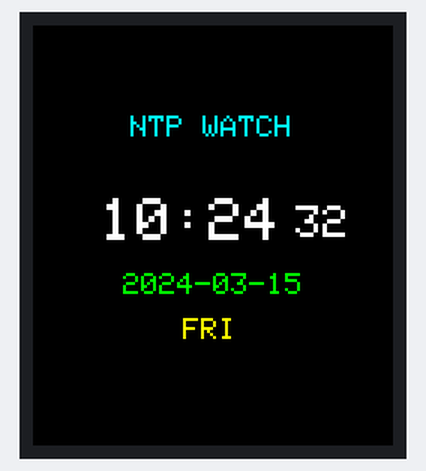
Bench run of a sketch on a simulated ESP32-S3. Shown: 240×280 colour display. WiFi joins after 1.5 s; servers stay silent unless stated; the local clock reads 2024-03-15 10:24:30 at power-on unless the sketch sets it.

Above: at 2.1 s.
At 6.1 s:
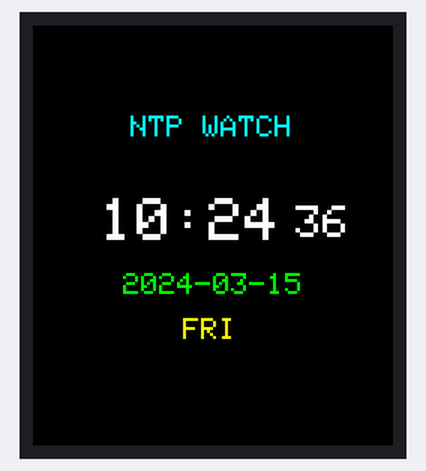
At 11.1 s:
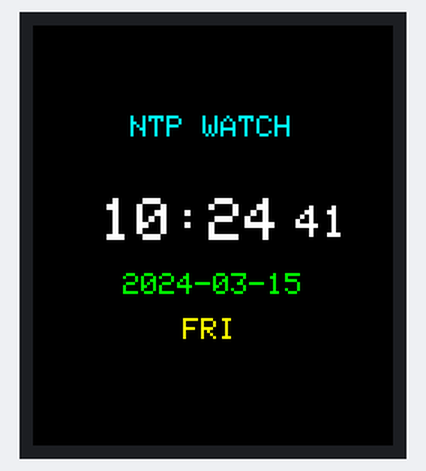
At 20.1 s:
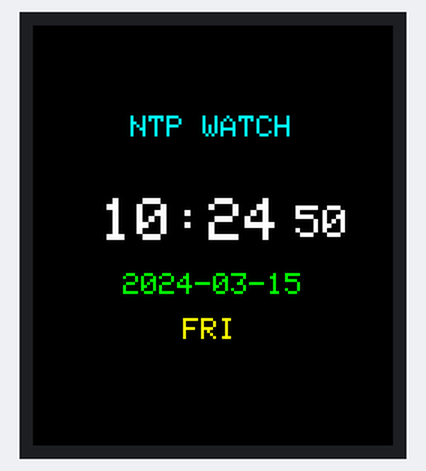
At 29.1 s:
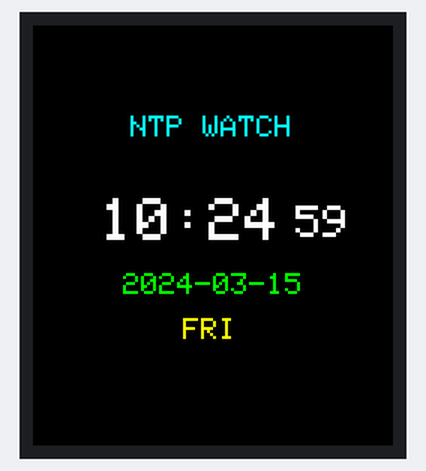
At 38.1 s:
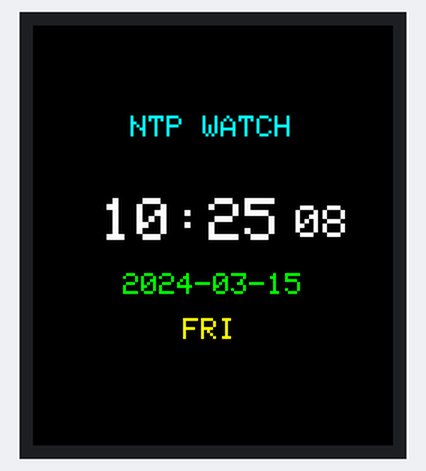

Measured:
- what the display in image 0 shows lasts 1.0 s, from 2.1 s to 3.1 s

The sketch:

03_SimpleWatch.ino
```cpp
/**
 * 03_SimpleWatch - WiFi NTP Clock
 *
 * Hardware: ESP32-S3 + ST7789 TFT (240x280)
 *
 * This example demonstrates:
 *   - WiFi connection
 *   - NTP time synchronization
 *   - Digital clock display with date
 *
 * Before use: Edit WiFi settings in pin_config.h
 *
 * Library: Arduino_GFX_Library
 */

#include <Arduino.h>
#include <WiFi.h>
#include <time.h>
#include "Arduino_GFX_Library.h"
#include "pin_config.h"
#include "HWCDC.h"

HWCDC USBSerial;

// Display driver
Arduino_DataBus *bus = new Arduino_ESP32SPI(LCD_DC, LCD_CS, LCD_SCK, LCD_MOSI);
Arduino_GFX *gfx = new Arduino_ST7789(bus, LCD_RST, 0, true, LCD_WIDTH, LCD_HEIGHT, 0, 20, 0, 0);

bool timeSync = false;
int lastSecond = -1;

void setup() {
  USBSerial.begin(115200);
  USBSerial.println("SimpleWatch NTP Demo");

  // Backlight on
  pinMode(LCD_BL, OUTPUT);
  digitalWrite(LCD_BL, HIGH);

  // Init display
  gfx->begin();
  gfx->fillScreen(BLACK);

  // Show connecting status
  gfx->setTextColor(WHITE);
  gfx->setTextSize(2);
  gfx->setCursor(20, 100);
  gfx->println("Connecting WiFi...");

  // Connect to WiFi
  WiFi.begin(WIFI_SSID, WIFI_PASSWORD);

  int retry = 0;
  while (WiFi.status() != WL_CONNECTED && retry < 30) {
    delay(500);
    USBSerial.print(".");
    retry++;
  }

  if (WiFi.status() == WL_CONNECTED) {
    USBSerial.println("\nWiFi Connected!");
    USBSerial.println(WiFi.localIP());

    gfx->fillScreen(BLACK);
    gfx->setCursor(20, 100);
    gfx->println("WiFi OK!");
    gfx->setCursor(20, 130);
    gfx->println("Syncing time...");

    // Configure NTP server
    configTime(GMT_OFFSET, DST_OFFSET, NTP_SERVER);

    // Wait for time sync
    struct tm timeinfo;
    retry = 0;
    while (!getLocalTime(&timeinfo) && retry < 10) {
      delay(500);
      retry++;
    }

    if (getLocalTime(&timeinfo)) {
      timeSync = true;
      USBSerial.println("Time synced!");
    }
  } else {
    gfx->fillScreen(BLACK);
    gfx->setTextColor(RED);
    gfx->setCursor(20, 100);
    gfx->println("WiFi Failed!");
  }

  gfx->fillScreen(BLACK);
  drawWatchFace();
}

void loop() {
  if (timeSync) {
    struct tm timeinfo;
    if (getLocalTime(&timeinfo)) {
      // Update display only when second changes
      if (timeinfo.tm_sec != lastSecond) {
        lastSecond = timeinfo.tm_sec;
        updateDisplay(&timeinfo);
      }
    }
  }
  delay(100);
}

/**
 * Draw static watch face elements
 */
void drawWatchFace() {
  gfx->setTextColor(CYAN);
  gfx->setTextSize(2);
  gfx->setCursor(65, 60);
  gfx->println("NTP WATCH");
}

/**
 * Update time display
 */
void updateDisplay(struct tm *timeinfo) {
  // Clear time area
  gfx->fillRect(30, 110, 190, 90, BLACK);

  // Time HH:MM (large)
  gfx->setTextColor(WHITE);
  gfx->setTextSize(4);
  gfx->setCursor(45, 115);
  gfx->printf("%02d:%02d", timeinfo->tm_hour, timeinfo->tm_min);

  // Seconds (smaller, to the right)
  gfx->setTextSize(3);
  gfx->setCursor(175, 120);
  gfx->printf("%02d", timeinfo->tm_sec);

  // Date YYYY-MM-DD
  gfx->setTextColor(GREEN);
  gfx->setTextSize(2);
  gfx->setCursor(60, 165);
  gfx->printf("%04d-%02d-%02d",
    timeinfo->tm_year + 1900,
    timeinfo->tm_mon + 1,
    timeinfo->tm_mday);

  // Weekday
  const char* weekdays[] = {"SUN", "MON", "TUE", "WED", "THU", "FRI", "SAT"};
  gfx->setTextColor(YELLOW);
  gfx->setCursor(100, 195);
  gfx->println(weekdays[timeinfo->tm_wday]);
}
```

pin_config.h
```cpp
/**
 * pin_config.h - Hardware Pin Definitions
 *
 * Board: ESP32-S3 + ST7789 TFT (240x280)
 */

#ifndef PIN_CONFIG_H
#define PIN_CONFIG_H

// Color definitions (RGB565 format)
#define BLACK   0x0000
#define WHITE   0xFFFF
#define RED     0xF800
#define GREEN   0x07E0
#define BLUE    0x001F
#define YELLOW  0xFFE0
#define CYAN    0x07FF
#define MAGENTA 0xF81F

// Display size
#define LCD_WIDTH   240
#define LCD_HEIGHT  280

// SPI pins for ST7789
#define LCD_MOSI    39    // Data out
#define LCD_SCK     38    // Clock
#define LCD_CS      14    // Chip select
#define LCD_DC      10    // Data/Command
#define LCD_RST     3     // Reset
#define LCD_BL      13    // Backlight

// ==================== WiFi Settings ====================
// Change these to your WiFi credentials
#define WIFI_SSID     "YOUR_WIFI_SSID"
#define WIFI_PASSWORD "YOUR_WIFI_PASSWORD"

// ==================== NTP Settings ====================
#define NTP_SERVER    "pool.ntp.org"
#define GMT_OFFSET    28800   // UTC+8 (seconds), change for your timezone
#define DST_OFFSET    0       // Daylight saving time offset

// Common timezone offsets (in seconds):
// UTC+0  = 0
// UTC+1  = 3600
// UTC+8  = 28800  (China, Singapore)
// UTC+9  = 32400  (Japan, Korea)
// UTC-5  = -18000 (US Eastern)
// UTC-8  = -28800 (US Pacific)

#endif
```
